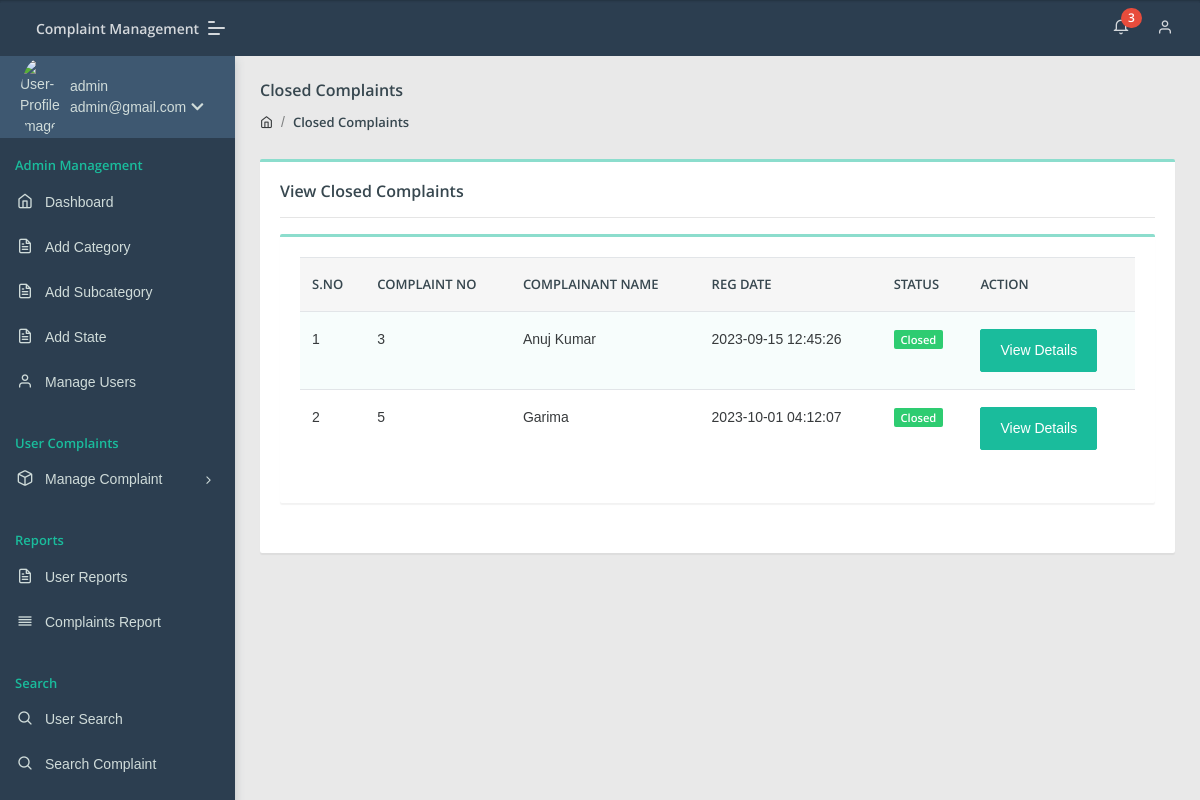
Screenshot of /cms/admin/closed-complaint.php (signed in) with the database file from the repository.
### tables this page shows
CREATE TABLE `tblcomplaints` (
  `complaintNumber` int(11) NOT NULL,
  `userId` int(11) DEFAULT NULL,
  `category` int(11) DEFAULT NULL,
  `subcategory` varchar(255) DEFAULT NULL,
  `complaintType` varchar(255) DEFAULT NULL,
  `state` varchar(255) DEFAULT NULL,
  `noc` varchar(255) DEFAULT NULL,
  `complaintDetails` mediumtext DEFAULT NULL,
  `complaintFile` varchar(255) DEFAULT NULL,
  `regDate` timestamp NULL DEFAULT current_timestamp(),
  `status` varchar(50) DEFAULT NULL,
  `lastUpdationDate` timestamp NULL DEFAULT NULL ON UPDATE current_timestamp()
);

CREATE TABLE `users` (
  `id` int(11) NOT NULL,
  `fullName` varchar(255) DEFAULT NULL,
  `userEmail` varchar(255) DEFAULT NULL,
  `password` varchar(255) DEFAULT NULL,
  `contactNo` bigint(11) DEFAULT NULL,
  `address` tinytext DEFAULT NULL,
  `State` varchar(255) DEFAULT NULL,
  `country` varchar(255) DEFAULT NULL,
  `pincode` int(6) DEFAULT NULL,
  `userImage` varchar(255) DEFAULT NULL,
  `regDate` timestamp NOT NULL DEFAULT current_timestamp(),
  `updationDate` timestamp NULL DEFAULT NULL,
  `status` int(1) DEFAULT NULL
);

### cms/admin/closed-complaint.php (the view, shortened to what this page needs)
<?php
include('include/config.php');
if(strlen($_SESSION['aid'])==0)
    {
header('location:index.php');
}
else{
?>
<!DOCTYPE html>
<html lang="en">
<head>
    <link rel="stylesheet" href="assets/css/style.css">
</head>
<body class="">
	<?php include('include/sidebar.php');?>
	<?php include('include/header.php');?>
<section class="pcoded-main-container">
    <div class="pcoded-content">
        <div class="page-header">
            <div class="page-block">
                <div class="row align-items-center">
                    <div class="col-md-12">
                        <div class="page-header-title">
                            <h5 class="m-b-10">Closed Complaints</h5>
                        </div>
                        <ul class="breadcrumb">
                            <li class="breadcrumb-item"><a href="dashboard.php"><i class="feather icon-home"></i></a></li>
                            <li class="breadcrumb-item"><a href="closed-complaint.php">Closed Complaints</a></li>
                        </ul>
                    </div>
                </div>
            </div>
        </div>
        <div class="row">
            <div class="col-sm-12">
                <div class="card">
                    <div class="card-body">
                        <h5>View Closed Complaints</h5>
                        <hr>
                      <div class="row">
                            <div class="col-xl-12">
                <div class="card">
                    <div class="card-body table-border-style">
                        <div class="table-responsive">
                            <table class="table table-striped">
                                <thead>
                                        <tr><th>S.No</th>
											<th>Complaint No</th>
											<th>Complainant Name</th>
											<th>Reg Date</th>
											<th>Status</th>
											<th>Action</th>
										</tr>
                                </thead>
                                <tbody>
                                    <?php
$st='closed';
$query=mysqli_query($con,"select tblcomplaints.*,users.fullName as name from tblcomplaints join users on users.id=tblcomplaints.userId where tblcomplaints.status='$st'");
$cnt=1;
while($row=mysqli_fetch_array($query))
{
?>
                                        <tr>
                                            <td><?php echo htmlentities($cnt);?></td>
                                            <td><?php echo htmlentities($row['complaintNumber']);?></td>
                                            <td><?php echo htmlentities($row['name']);?></td>
                                            <td> <?php echo htmlentities($row['regDate']);?></td>
                                                                                   <td>
                                                <?php $status=$row['status'];
                                                if($status==''): ?>
                                                <span class="badge badge-danger">Not Processed Yet</span>
                                            <?php elseif($status=='in process'):?>
                                             <span class="badge badge-warning">In Process</span>
                                         <?php elseif($status=='closed'):?>
                                             <span class="badge badge-success">Closed</span>
                                         <?php endif;?>
</td>
<td>   <a href="complaint-details.php?cid=<?php echo htmlentities($row['complaintNumber']);?>" class="btn btn-primary"> View Details</a>
											</td>
                                        </tr>
                                        <?php $cnt=$cnt+1; } ?>
                                </tbody>
                            </table>
                        </div>
                    </div>
                </div>
            </div>
                        </div>
                    </div>
                </div>
            </div>
        </div>
    </div>
</section>
</body>
</html>
<?php } ?>

### cms/admin/include/sidebar.php (shortened to what this page needs)
	<nav class="pcoded-navbar  ">
		<div class="navbar-wrapper  ">
			<div class="navbar-content scroll-div " >
				<div class="">
					<div class="main-menu-header">
						<img class="img-radius" src="assets/images/user/user-gear.png" alt="User-Profile-Image">
						<div class="user-details">
							<?php
$id=intval($_SESSION["aid"]);
$query=mysqli_query($con,"select * from admin where id='$id'");
while($row=mysqli_fetch_array($query))
{
?>
							<span><?php echo  htmlentities($row['fullname']);?></span>
							<div id="more-details"><?php echo  htmlentities($row['email']);?><i class="fa fa-chevron-down m-l-5"></i></div><?php } ?>
						</div>
					</div>
				</div>
				<ul class="nav pcoded-inner-navbar ">
					<li class="nav-item pcoded-menu-caption">
						<label>Admin Management</label>
					</li>
					<li class="nav-item">
					    <a href="dashboard.php" class="nav-link "><span class="pcoded-micon"><i class="feather icon-home"></i></span><span class="pcoded-mtext">Dashboard</span></a>
					</li>
					<li class="nav-item">
					    <a href="category.php" class="nav-link "><span class="pcoded-micon"><i class="feather icon-file-text"></i></span><span class="pcoded-mtext">Add Category</span></a>
					</li>
					<li class="nav-item">
					    <a href="subcategory.php" class="nav-link "><span class="pcoded-micon"><i class="feather icon-file-text"></i></span><span class="pcoded-mtext">Add Subcategory</span></a>
					</li>
					<li class="nav-item">
					    <a href="state.php" class="nav-link "><span class="pcoded-micon"><i class="feather icon-file-text"></i></span><span class="pcoded-mtext">Add State</span></a>
					</li>
					<li class="nav-item">
					    <a href="manage-users.php" class="nav-link "><span class="pcoded-micon"><i class="feather icon-user"></i></span><span class="pcoded-mtext">Manage Users</span></a>
					</li>
					<li class="nav-item pcoded-menu-caption">
						<label>User Complaints</label>
					</li>
					<li class="nav-item pcoded-hasmenu">
						<a href="#!" class="nav-link "><span class="pcoded-micon"><i class="feather icon-box"></i></span><span class="pcoded-mtext">Manage Complaint</span></a>
					</li>
					<li class="nav-item pcoded-menu-caption">
					    <label>Reports</label>
					</li>
					<li class="nav-item">
					    <a href="between-date-userreport.php" class="nav-link "><span class="pcoded-micon"><i class="feather icon-file-text"></i></span><span class="pcoded-mtext">User Reports</span></a>
					</li>
					<li class="nav-item">
					    <a href="between-date-complaintreport.php" class="nav-link "><span class="pcoded-micon"><i class="feather icon-align-justify"></i></span><span class="pcoded-mtext">Complaints Report</span></a>
					</li>
					<li class="nav-item pcoded-menu-caption">
						<label>Search</label>
					</li>
					<li class="nav-item">
					    <a href="user-search.php" class="nav-link "><span class="pcoded-micon"><i class="feather icon-search"></i></span><span class="pcoded-mtext">User Search</span></a>
					</li>
					<li class="nav-item">
					    <a href="complaint-search.php" class="nav-link "><span class="pcoded-micon"><i class="feather icon-search"></i></span><span class="pcoded-mtext">Search Complaint</span></a>
					</li>
				</ul>
			</div>
		</div>
	</nav>

### rows the page displays
tblcomplaints: complaintNumber "3", userId.fullName "Anuj Kumar", regDate "2023-09-15 12:45:26", status "Closed"
tblcomplaints: complaintNumber "5", userId.fullName "Garima", regDate "2023-10-01 04:12:07", status "Closed"

### other values shown
$row['fullname'] "admin"
$row['email'] "admin@gmail.com"
$num1 "3"
